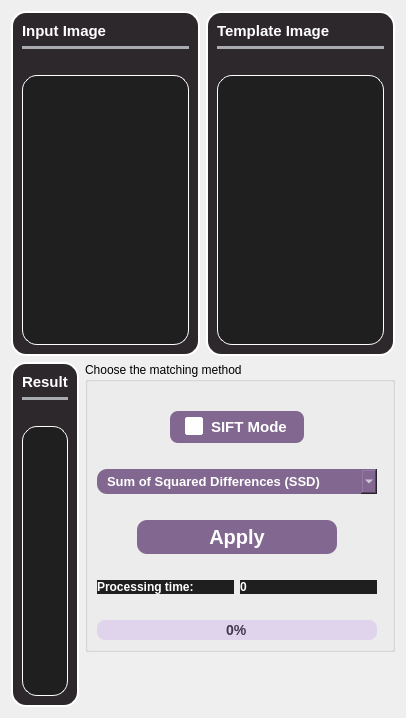
      <widget class="QWidget" name="feature_matching_tab">
       <attribute name="title">
        <string>SIFT and Feature Matching </string>
       </attribute>
       <layout class="QGridLayout" name="gridLayout_4">
        <item row="0" column="0">
         <layout class="QHBoxLayout" name="horizontalLayout_3">
          <item>
           <widget class="QFrame" name="frame_27">
            <property name="maximumSize">
             <size>
              <width>600</width>
              <height>700</height>
             </size>
            </property>
            <property name="styleSheet">
             <string notr="true">background-color: #2d282c; /* Background color */
    border-radius: 15px; /* Curved borders */
    border: 2px solid #ffffff; /* 3D outline */

    box-shadow: 2px 2px 8px rgba(0, 0, 0, 0.7); /* 3D shadow effect */</string>
            </property>
            <property name="frameShape">
             <enum>QFrame::StyledPanel</enum>
            </property>
            <property name="frameShadow">
             <enum>QFrame::Raised</enum>
            </property>
            <layout class="QGridLayout" name="gridLayout_36">
             <property name="leftMargin">
              <number>9</number>
             </property>
             <item row="0" column="1">
              <layout class="QVBoxLayout" name="verticalLayout_79">
               <property name="leftMargin">
                <number>0</number>
               </property>
               <item>
                <widget class="QLabel" name="label_48">
                 <property name="styleSheet">
                  <string notr="true">color: #ffffff;
font-weight:Bold;
font-size: 15px;
border: none;
</string>
                 </property>
                 <property name="text">
                  <string>Input Image</string>
                 </property>
                </widget>
               </item>
               <item>
                <widget class="Line" name="line_39">
                 <property name="styleSheet">
                  <string notr="true">/* Line style */

  /* Set the width of the line */
  width: 20px;

  /* Set the height of the line */
  height: 5px;

  /* Set the background color of the line */
  background-color:#a8abaf;

  /* Set the border of the line */
  border: 10px;

  /* Set the border radius of the line */
  border-radius:5px;




</string>
                 </property>
                 <property name="orientation">
                  <enum>Qt::Horizontal</enum>
                 </property>
                </widget>
               </item>
               <item>
                <layout class="QHBoxLayout" name="horizontalLayout_47">
                 <item>
                  <layout class="QVBoxLayout" name="verticalLayout_80" stretch="0,5">
                   <item>
                    <spacer name="horizontalSpacer_46">
                     <property name="orientation">
                      <enum>Qt::Horizontal</enum>
                     </property>
                     <property name="sizeHint" stdset="0">
                      <size>
                       <width>40</width>
                       <height>20</height>
                      </size>
                     </property>
                    </spacer>
                   </item>
                   <item>
                    <widget class="QWidget" name="inputImageMatch" native="true">
                     <property name="minimumSize">
                      <size>
                       <width>0</width>
                       <height>270</height>
                      </size>
                     </property>
                     <property name="maximumSize">
                      <size>
                       <width>600</width>
                       <height>700</height>
                      </size>
                     </property>
                     <property name="styleSheet">
                      <string notr="true">border: 1px solid #ffffff;
background-color: #1f1f1f;</string>
                     </property>
                    </widget>
                   </item>
                  </layout>
                 </item>
                </layout>
               </item>
              </layout>
             </item>
            </layout>
           </widget>
          </item>
          <item>
           <widget class="QFrame" name="frame_26">
            <property name="maximumSize">
             <size>
              <width>600</width>
              <height>700</height>
             </size>
            </property>
            <property name="styleSheet">
             <string notr="true">background-color: #2d282c; /* Background color */
    border-radius: 15px; /* Curved borders */
    border: 2px solid #ffffff; /* 3D outline */

    box-shadow: 2px 2px 8px rgba(0, 0, 0, 0.7); /* 3D shadow effect */</string>
            </property>
            <property name="frameShape">
             <enum>QFrame::StyledPanel</enum>
            </property>
            <property name="frameShadow">
             <enum>QFrame::Raised</enum>
            </property>
            <layout class="QGridLayout" name="gridLayout_35">
             <property name="leftMargin">
              <number>9</number>
             </property>
             <item row="0" column="1">
              <layout class="QVBoxLayout" name="verticalLayout_77">
               <property name="leftMargin">
                <number>0</number>
               </property>
               <item>
                <widget class="QLabel" name="label_47">
                 <property name="styleSheet">
                  <string notr="true">color: #ffffff;
font-weight:Bold;
font-size: 15px;
border: none;
</string>
                 </property>
                 <property name="text">
                  <string>Template Image</string>
                 </property>
                </widget>
               </item>
               <item>
                <widget class="Line" name="line_38">
                 <property name="styleSheet">
                  <string notr="true">/* Line style */

  /* Set the width of the line */
  width: 20px;

  /* Set the height of the line */
  height: 5px;

  /* Set the background color of the line */
  background-color:#a8abaf;

  /* Set the border of the line */
  border: 10px;

  /* Set the border radius of the line */
  border-radius:5px;




</string>
                 </property>
                 <property name="orientation">
                  <enum>Qt::Horizontal</enum>
                 </property>
                </widget>
               </item>
               <item>
                <layout class="QHBoxLayout" name="horizontalLayout_46">
                 <item>
                  <layout class="QVBoxLayout" name="verticalLayout_78" stretch="0,5">
                   <item>
                    <spacer name="horizontalSpacer_10">
                     <property name="orientation">
                      <enum>Qt::Horizontal</enum>
                     </property>
                     <property name="sizeHint" stdset="0">
                      <size>
                       <width>40</width>
                       <height>20</height>
                      </size>
                     </property>
                    </spacer>
                   </item>
                   <item>
                    <widget class="QWidget" name="templateImage" native="true">
                     <property name="minimumSize">
                      <size>
                       <width>0</width>
                       <height>270</height>
                      </size>
                     </property>
                     <property name="maximumSize">
                      <size>
                       <width>600</width>
                       <height>700</height>
                      </size>
                     </property>
                     <property name="styleSheet">
                      <string notr="true">border: 1px solid #ffffff;
background-color: #1f1f1f;</string>
                     </property>
                    </widget>
                   </item>
                  </layout>
                 </item>
                </layout>
               </item>
              </layout>
             </item>
            </layout>
           </widget>
          </item>
         </layout>
        </item>
        <item row="2" column="0">
         <layout class="QHBoxLayout" name="horizontalLayout_19">
          <item>
           <layout class="QVBoxLayout" name="verticalLayout_20">
            <item>
             <widget class="QFrame" name="frame_28">
              <property name="maximumSize">
               <size>
                <width>600</width>
                <height>700</height>
               </size>
              </property>
              <property name="styleSheet">
               <string notr="true">background-color: #2d282c; /* Background color */
    border-radius: 15px; /* Curved borders */
    border: 2px solid #ffffff; /* 3D outline */

    box-shadow: 2px 2px 8px rgba(0, 0, 0, 0.7); /* 3D shadow effect */</string>
              </property>
              <property name="frameShape">
               <enum>QFrame::StyledPanel</enum>
              </property>
              <property name="frameShadow">
               <enum>QFrame::Raised</enum>
              </property>
              <layout class="QGridLayout" name="gridLayout_37">
               <property name="leftMargin">
                <number>9</number>
               </property>
               <item row="1" column="1">
                <layout class="QVBoxLayout" name="verticalLayout_81">
                 <property name="leftMargin">
                  <number>0</number>
                 </property>
                 <item>
                  <widget class="QLabel" name="label_49">
                   <property name="styleSheet">
                    <string notr="true">color: #ffffff;
font-weight:Bold;
font-size: 15px;
border: none;
</string>
                   </property>
                   <property name="text">
                    <string>Result</string>
                   </property>
                  </widget>
                 </item>
                 <item>
                  <widget class="Line" name="line_40">
                   <property name="styleSheet">
                    <string notr="true">/* Line style */

  /* Set the width of the line */
  width: 20px;

  /* Set the height of the line */
  height: 5px;

  /* Set the background color of the line */
  background-color:#a8abaf;

  /* Set the border of the line */
  border: 10px;

  /* Set the border radius of the line */
  border-radius:5px;




</string>
                   </property>
                   <property name="orientation">
                    <enum>Qt::Horizontal</enum>
                   </property>
                  </widget>
                 </item>
                 <item>
                  <layout class="QHBoxLayout" name="horizontalLayout_48">
                   <item>
                    <layout class="QVBoxLayout" name="verticalLayout_82" stretch="0,5">
                     <item>
                      <spacer name="horizontalSpacer_13">
                       <property name="orientation">
                        <enum>Qt::Horizontal</enum>
                       </property>
                       <property name="sizeHint" stdset="0">
                        <size>
                         <width>40</width>
                         <height>20</height>
                        </size>
                       </property>
                      </spacer>
                     </item>
                     <item>
                      <widget class="QWidget" name="resultImage" native="true">
                       <property name="minimumSize">
                        <size>
                         <width>0</width>
                         <height>270</height>
                        </size>
                       </property>
                       <property name="maximumSize">
                        <size>
                         <width>600</width>
                         <height>700</height>
                        </size>
                       </property>
                       <property name="styleSheet">
                        <string notr="true">border: 1px solid #ffffff;
background-color: #1f1f1f;</string>
                       </property>
                      </widget>
                     </item>
                    </layout>
                   </item>
                  </layout>
                 </item>
                </layout>
               </item>
              </layout>
             </widget>
            </item>
           </layout>
          </item>
          <item>
           <layout class="QVBoxLayout" name="verticalLayout">
            <item>
             <widget class="QGroupBox" name="groupBox_15">
              <property name="sizePolicy">
               <sizepolicy hsizetype="Preferred" vsizetype="Fixed">
                <horstretch>0</horstretch>
                <verstretch>0</verstretch>
               </sizepolicy>
              </property>
              <property name="maximumSize">
               <size>
                <width>600</width>
                <height>700</height>
               </size>
              </property>
              <property name="styleSheet">
               <string notr="true">QGroupBox {
background-color: #1f1f1f;
border-radius: 14px;
border: 1.2px solid white;
}
QGroupBox::title {
    color: white;
    font-weight: bold;

}
background-color: #784B84;
      color: white;
      border: none;
      padding: 5px 10px;
     border: 1.2px solid white;
border-style: outset;
border-radius: 5px;</string>
              </property>
              <property name="title">
               <string>Choose the matching method</string>
              </property>
              <layout class="QGridLayout" name="gridLayout_14">
               <item row="9" column="1">
                <widget class="QWidget" name="slidersWidget_7" native="true">
                 <property name="styleSheet">
                  <string notr="true">border: none;
background-color: #1f1f1f;</string>
                 </property>
                </widget>
               </item>
               <item row="10" column="0">
                <spacer name="horizontalSpacer_9">
                 <property name="orientation">
                  <enum>Qt::Horizontal</enum>
                 </property>
                 <property name="sizeHint" stdset="0">
                  <size>
                   <width>40</width>
                   <height>20</height>
                  </size>
                 </property>
                </spacer>
               </item>
               <item row="5" column="0">
                <widget class="QComboBox" name="matchingCombo">
                 <property name="minimumSize">
                  <size>
                   <width>0</width>
                   <height>0</height>
                  </size>
                 </property>
                 <property name="cursor">
                  <cursorShape>PointingHandCursor</cursorShape>
                 </property>
                 <property name="styleSheet">
                  <string notr="true">QComboBox {
    font-family: &quot;Arial&quot;;
    font-weight: 700; /* Semibold */
    font-size: 10pt; /* Adjust the font size as needed */
 	color: rgb(26, 70, 91);


	background-color: #826890;   /* Background color for the combo box */
  
    border-radius: 10px;         /* Rounded corners */
    padding: 4px 10px;           /* Padding around the text */
    color: white;               
}

QComboBox::drop-down {
color: #ffffff;
}
QComboBox QAbstractItemView {
color:#ffffff;
    background-color: #rgb(224, 224, 224);   /* Background color for the list */

    selection-background-color: #6e587a; /* Selection color when an item is highlighted */

}</string>
                 </property>
                 <item>
                  <property name="text">
                   <string>Sum of Squared Differences (SSD)</string>
                  </property>
                 </item>
                 <item>
                  <property name="text">
                   <string>Normalized Cross Correlations (NCC)</string>
                  </property>
                 </item>
                </widget>
               </item>
               <item row="2" column="0">
                <spacer name="horizontalSpacer_48">
                 <property name="orientation">
                  <enum>Qt::Horizontal</enum>
                 </property>
                 <property name="sizeHint" stdset="0">
                  <size>
                   <width>40</width>
                   <height>20</height>
                  </size>
                 </property>
                </spacer>
               </item>
               <item row="13" column="0">
                <widget class="QProgressBar" name="progressBar">
                 <property name="styleSheet">
                  <string notr="true">QProgressBar {
    border: none;
    border-radius: 8px;
    background-color: #e0d4ec;  /* Light purple/gray background */
    height: 20px;
    text-align: center;
    font-size: 14px;
    font-weight: bold;
    color: #43364b;
}

QProgressBar::chunk {
    background-color: #826890;
    border-radius: 8px;
    box-shadow: inset 0 0 0 1px rgba(50, 50, 93, 0.1),
                0 2px 5px rgba(50, 50, 93, 0.1),
                0 1px 1px rgba(0, 0, 0, 0.07);
}
</string>
                 </property>
                 <property name="value">
                  <number>0</number>
                 </property>
                </widget>
               </item>
               <item row="9" column="0">
                <layout class="QHBoxLayout" name="horizontalLayout_35">
                 <item>
                  <spacer name="horizontalSpacer_41">
                   <property name="orientation">
                    <enum>Qt::Horizontal</enum>
                   </property>
                   <property name="sizeHint" stdset="0">
                    <size>
                     <width>40</width>
                     <height>20</height>
                    </size>
                   </property>
                  </spacer>
                 </item>
                 <item>
                  <widget class="QPushButton" name="applyMatch">
                   <property name="minimumSize">
                    <size>
                     <width>200</width>
                     <height>25</height>
                    </size>
                   </property>
                   <property name="maximumSize">
                    <size>
                     <width>200</width>
                     <height>16777215</height>
                    </size>
                   </property>
                   <property name="cursor">
                    <cursorShape>PointingHandCursor</cursorShape>
                   </property>
                   <property name="styleSheet">
                    <string notr="true">QPushButton{
  appearance: button;
  backface-visibility: hidden;
  background-color: #826890;
  border-radius: 10px;
  border-width: 0;
  box-shadow: rgba(50, 50, 93, .1) 0 0 0 1px inset,rgba(50, 50, 93, .1) 0 2px 5px 0,rgba(0, 0, 0, .07) 0 1px 1px 0;
  box-sizing: border-box;
font-size:20px;
      color: white;
   
     border: none;
padding-top:5px;
padding-bottom:5px;
font-weight:bold;

}
QPushButton:hover {
    background-color: #695474;    /* Slightly lighter blue when hovering */
}

QPushButton:pressed {
    background-color: #4d3d55;    /* Darker blue when pressed */
}
</string>
                   </property>
                   <property name="text">
                    <string>Apply</string>
                   </property>
                  </widget>
                 </item>
                 <item>
                  <spacer name="horizontalSpacer_43">
                   <property name="orientation">
                    <enum>Qt::Horizontal</enum>
                   </property>
                   <property name="sizeHint" stdset="0">
                    <size>
                     <width>40</width>
                     <height>20</height>
                    </size>
                   </property>
                  </spacer>
                 </item>
                </layout>
               </item>
               <item row="1" column="0">
                <layout class="QHBoxLayout" name="horizontalLayout_20">
                 <item>
                  <spacer name="horizontalSpacer_45">
                   <property name="orientation">
                    <enum>Qt::Horizontal</enum>
                   </property>
                   <property name="sizeHint" stdset="0">
                    <size>
                     <width>40</width>
                     <height>20</height>
                    </size>
                   </property>
                  </spacer>
                 </item>
                 <item>
                  <widget class="QCheckBox" name="siftCheck">
                   <property name="styleSheet">
                    <string notr="true">QCheckBox {
    background-color: #826890;
    color: white;
    font-size: 15px;
    font-weight: bold;
    padding: 5px 10px;
    border-radius: 8px;
    border: none;
    box-shadow: inset 0 0 0 1px rgba(50, 50, 93, 0.1),
                0 2px 5px rgba(50, 50, 93, 0.1),
                0 1px 1px rgba(0, 0, 0, 0.07);
}

QCheckBox::indicator {
    width: 18px;
    height: 18px;
    border-radius: 4px;
    background-color: white;
    border: 2px solid #826890;
}

QCheckBox::indicator:checked {
    background-color: #638dd1;
    border: 2px solid white;
}

QCheckBox::indicator:checked::before {
    content: &quot;✓&quot;;
    color: white;
    font-size: 14px;
    font-weight: bold;
    position: absolute;
    left: 3px;
    top: -1px;
}
</string>
                   </property>
                   <property name="text">
                    <string>SIFT Mode  </string>
                   </property>
                  </widget>
                 </item>
                 <item>
                  <spacer name="horizontalSpacer_47">
                   <property name="orientation">
                    <enum>Qt::Horizontal</enum>
                   </property>
                   <property name="sizeHint" stdset="0">
                    <size>
                     <width>40</width>
                     <height>20</height>
                    </size>
                   </property>
                  </spacer>
                 </item>
                </layout>
               </item>
               <item row="0" column="0">
                <spacer name="horizontalSpacer_40">
                 <property name="orientation">
                  <enum>Qt::Horizontal</enum>
                 </property>
                 <property name="sizeHint" stdset="0">
                  <size>
                   <width>40</width>
                   <height>20</height>
                  </size>
                 </property>
                </spacer>
               </item>
               <item row="6" column="0">
                <spacer name="horizontalSpacer_44">
                 <property name="orientation">
                  <enum>Qt::Horizontal</enum>
                 </property>
                 <property name="sizeHint" stdset="0">
                  <size>
                   <width>40</width>
                   <height>20</height>
                  </size>
                 </property>
                </spacer>
               </item>
               <item row="11" column="0">
                <layout class="QVBoxLayout" name="verticalLayout_18">
                 <item>
                  <layout class="QHBoxLayout" name="horizontalLayout_25"/>
                 </item>
                 <item>
                  <layout class="QHBoxLayout" name="horizontalLayout_21">
                   <item>
                    <widget class="QLabel" name="label_7">
                     <property name="styleSheet">
                      <string notr="true">color: #ffffff;
font-weight:Bold;
font-size: 12px;
border: none;

background-color: #1f1f1f;
</string>
                     </property>
                     <property name="text">
                      <string>Processing time: </string>
                     </property>
                    </widget>
                   </item>
                   <item>
                    <widget class="QLabel" name="processingTimeLabel">
                     <property name="styleSheet">
                      <string notr="true">color: #ffffff;
font-weight:Bold;
font-size: 12px;
border: none;

background-color: #1f1f1f;
</string>
                     </property>
                     <property name="text">
                      <string>0</string>
                     </property>
                    </widget>
                   </item>
                  </layout>
                 </item>
                </layout>
               </item>
               <item row="12" column="0">
                <spacer name="horizontalSpacer_49">
                 <property name="orientation">
                  <enum>Qt::Horizontal</enum>
                 </property>
                 <property name="sizeHint" stdset="0">
                  <size>
                   <width>40</width>
                   <height>20</height>
                  </size>
                 </property>
                </spacer>
               </item>
              </layout>
             </widget>
            </item>
            <item>
             <spacer name="verticalSpacer">
              <property name="orientation">
               <enum>Qt::Vertical</enum>
              </property>
              <property name="sizeHint" stdset="0">
               <size>
                <width>20</width>
                <height>40</height>
               </size>
              </property>
             </spacer>
            </item>
           </layout>
          </item>
         </layout>
        </item>
       </layout>
      </widget>
